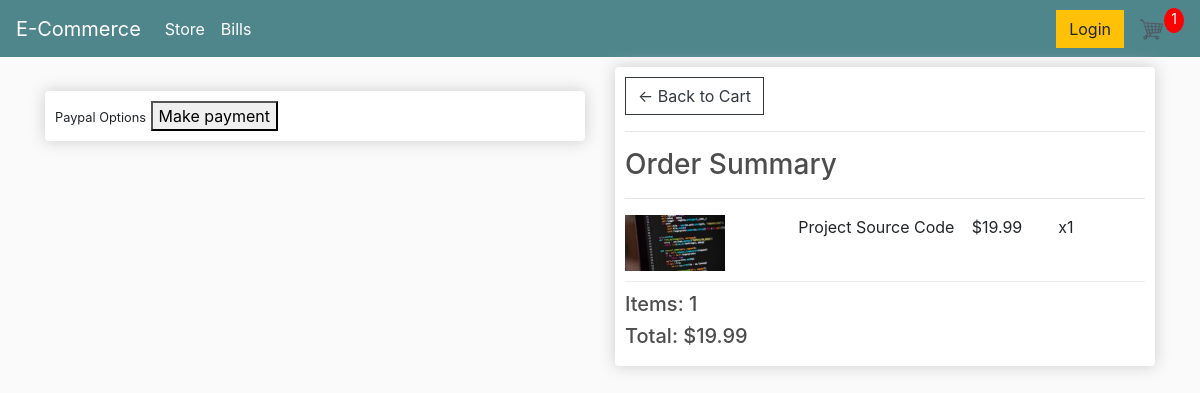
The page /checkout/ (signed in) on the database as committed earlier.
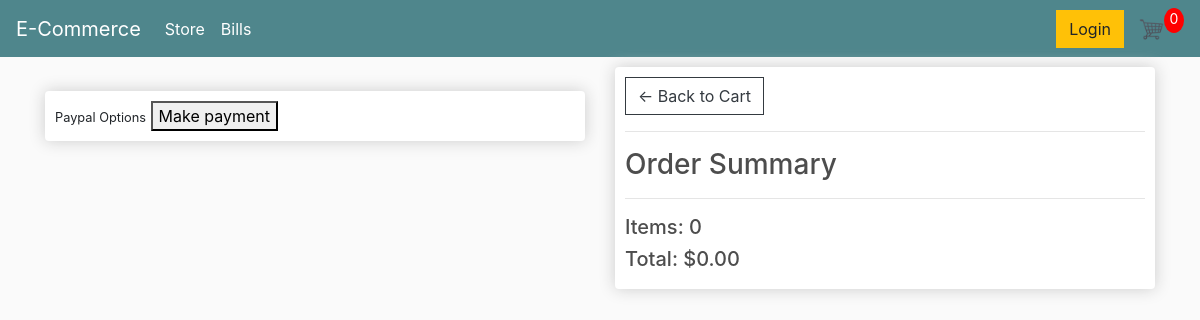
The same page on the database as committed later.
### store/models.py (models this page shows, shortened)
class OrderItem(models.Model):
    product = models.ForeignKey(Product, on_delete=models.SET_NULL, null=True, blank=True)
    order = models.ForeignKey(Order, on_delete=models.SET_NULL, null=True, blank=True)
    quantity = models.IntegerField(default=0, null=True, blank=True)
    date_added = models.DateField(auto_now_add=True) # Select the current date
    @property
    def get_total(self): # Show the current price of the row
        total = self.product.price * self.quantity
        return total

class Product(models.Model):
    name = models.CharField(max_length=200, null=True)
    price = models.DecimalField(max_digits=8, decimal_places=2)
    digital = models.BooleanField(default=False, null=True, blank=True) # If a product is digital, we dont neet to put it on the shipping
    image = models.ImageField(null=True, blank=True)
    @property # To avoid error when there's no picture
    def imageURL(self):
        try:
            url = self.image.url
        except:
            url = ''
        return url

class Order(models.Model):
    customer = models.ForeignKey(Customer, on_delete=models.SET_NULL, null=True, blank=True)
    date_ordered = models.DateField(auto_now_add=True) # Select the current date
    complete  = models.BooleanField(default=False, null=True, blank=True)
    transaction_id = models.CharField(max_length=200, null=True)
    @property
    def shipping(self): # If at least element of the order is not digital, a shipping exist
        shipping = False
        orderItems = self.orderitem_set.all()
        for item in orderItems:
            if item.product.digital == False:
                shipping = True
                break
        return shipping
    @property
    def get_cart_total(self): # Show the total price to pay
        orderitems = self.orderitem_set.all()
        total = sum([item.get_total for item in orderitems])
        return total
    @property
    def get_cart_items(self): # Show the amount of items to pay
        orderitems = self.orderitem_set.all()
        total = sum([item.quantity for item in orderitems])
        return total

### store/views.py (the view)
# urls.py: path('checkout/', views.checkout, name='checkout'),
def checkout(request):
    data = cartData(request)
    cartItems = data['cartItems']
    order = data['order']
    items = data['items']
    context = {'items': items, 'order': order, 'cartItems': cartItems}
    return render(request, 'store/checkout.html', context)

### store/utils.py (called while the page is built)
def cartData(request):
    if request.user.is_authenticated:
        customer = request.user.customer
        order, created = Order.objects.get_or_create(customer=customer, complete=False)
        items = order.orderitem_set.all()  # The reason the reverse is a queryset, ForeignKey is 1-to-many relationship.
        cartItems = order.get_cart_items
    else: # Inside this else statement we are gonna use the cookies because the user is not logged in
        cookieData = cookieCart(request)
        cartItems = cookieData['cartItems']
        order = cookieData['order']
        items = cookieData['items']
    return {'items': items, 'order': order, 'cartItems': cartItems}

### store/templates/store/checkout.html (shortened to what this page needs)
{% extends 'store/main.html' %} {% load static %} {% block content %}
<div class="row">
  <div class="col-lg-6">
    <br />
    <div class="box-element hidden" id="payment-info">
      <small>Paypal Options</small>
      <button id="make-payment">Make payment</button>
    </div>
  </div>
  <div class="col-lg-6">
    <div class="box-element">
      <a class="btn btn-outline-dark" href="{% url 'cart' %}"
        >&#x2190; Back to Cart</a
      >
      <hr />
      <h3>Order Summary</h3>
      <hr />
      {% for item in items %}
      <div class="cart-row">
        <div style="flex: 2">
          <img class="row-image" src="{{item.product.imageURL}}" />
        </div>
        <div style="flex: 2"><p>{{item.product.name}}</p></div>
        <div style="flex: 1"><p>${{item.product.price|floatformat:2}}</p></div>
        <div style="flex: 1"><p>x{{item.quantity}}</p></div>
      </div>
      {% endfor %}
      <h5>Items: {{order.get_cart_items}}</h5>
      <h5>Total: ${{order.get_cart_total|floatformat:2}}</h5>
    </div>
  </div>
</div>
{% endblock content %}

Rows that differ between the two databases and show on the page:
no longer on this page (row edited): OrderItem: product.imageURL (picture), product.name "Project Source Code", product.price "19.99", quantity "1"
removed Order: get_cart_items "1", get_cart_total "19.99"
added Order: get_cart_items "0", get_cart_total "0.00"
Other text that changed with them:
{{ cartItems }}: "1" → "0"
